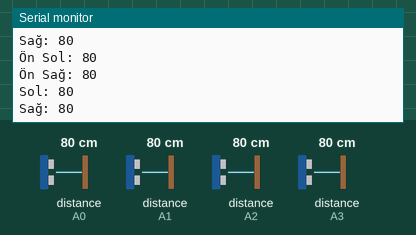
This sketch was run on a simulated Arduino Uno, built with avr-gcc and run on an emulated ATmega328P. Shown: the last lines printed to the serial monitor. The test bench sets the inputs (shaded band); at power-on: distance to the obstacle (sensors on A0, A1, A2, A3) 80 cm.

Above: at 1.3 s.
1.4 s: distance to the obstacle (sensor on A0) set to 2 cm
At 1.62 s:
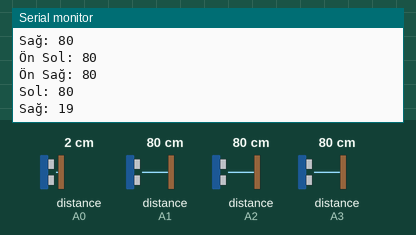
2.9 s: distance to the obstacle (sensor on A1) set to 2 cm
At 3.31 s:
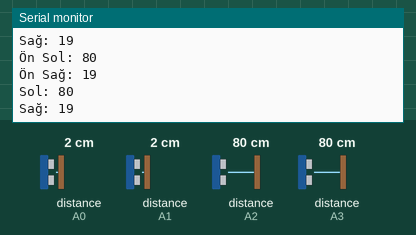
4.4 s: distance to the obstacle (sensor on A2) set to 2 cm
5.9 s: distance to the obstacle (sensor on A3) set to 2 cm
At 6.4 s:
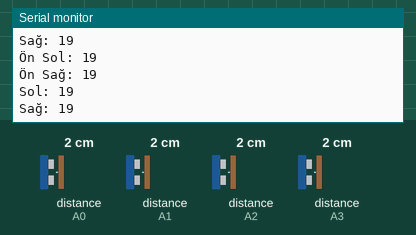
7.4 s: distance to the obstacle (sensor on A0) set to 35 cm
At 7.81 s:
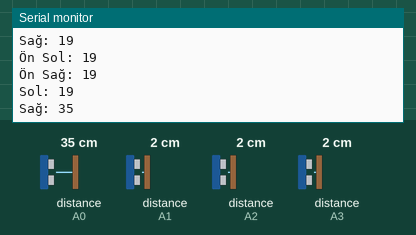
8.9 s: distance to the obstacle (sensor on A1) set to 35 cm
At 9.21 s:
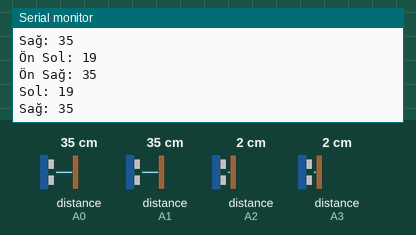
Timing chart, 0 to 11.4 s (numbered marks = the images above; inputs shaded):
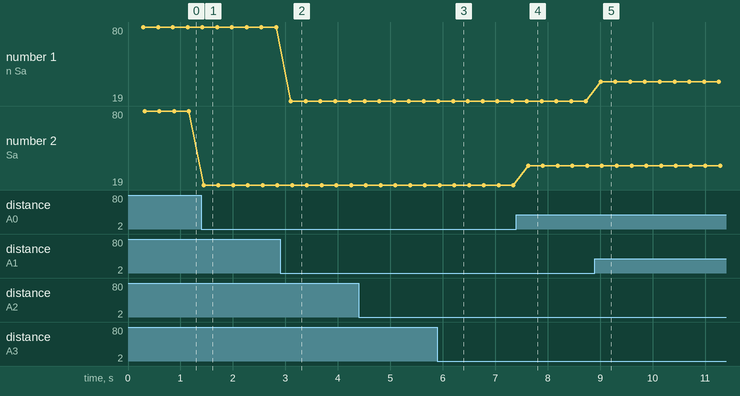

The sketch:

SHARPKODLAR.ino
```cpp
#include <SharpIR.h>

#define sag A0
#define sol A3
#define onSag A1
#define onSol A2
#define model 20150

// Her sensör için ayrı bir nesne oluştur
SharpIR ir_onSol(onSol, model);
SharpIR ir_onSag(onSag, model);
SharpIR ir_sol(sol, model);
SharpIR ir_sag(sag, model);

void setup() {
  Serial.begin(9600);
}

void loop() {
  delay(200);

  // Her sensörden mesafeyi oku
  int dis_onSol = ir_onSol.distance();
  int dis_onSag = ir_onSag.distance();
  int dis_sol   = ir_sol.distance();
  int dis_sag   = ir_sag.distance();

  // Sonuçları yazdır
  Serial.print("Ön Sol: ");
  Serial.println(dis_onSol);

  Serial.print("Ön Sağ: ");
  Serial.println(dis_onSag);

  Serial.print("Sol: ");
  Serial.println(dis_sol);

  Serial.print("Sağ: ");
  Serial.println(dis_sag);
}
```

Measured:
- after the input at 1.4 s, the serial monitor: prints a new line at once (image 1)
- after the input at 2.9 s, the serial monitor: prints a new line after 0.21 s (image 2)
- after the input at 5.9 s, the serial monitor: prints a new line after 0.31 s (image 3)
- after the input at 7.4 s, the serial monitor: prints a new line after 0.23 s (image 4)
- after the input at 8.9 s, the serial monitor: prints a new line after 0.11 s (image 5)
- plotted number 2: 80 → 19 after the input at 1.4 s, 19 → 35 after the input at 7.4 s
